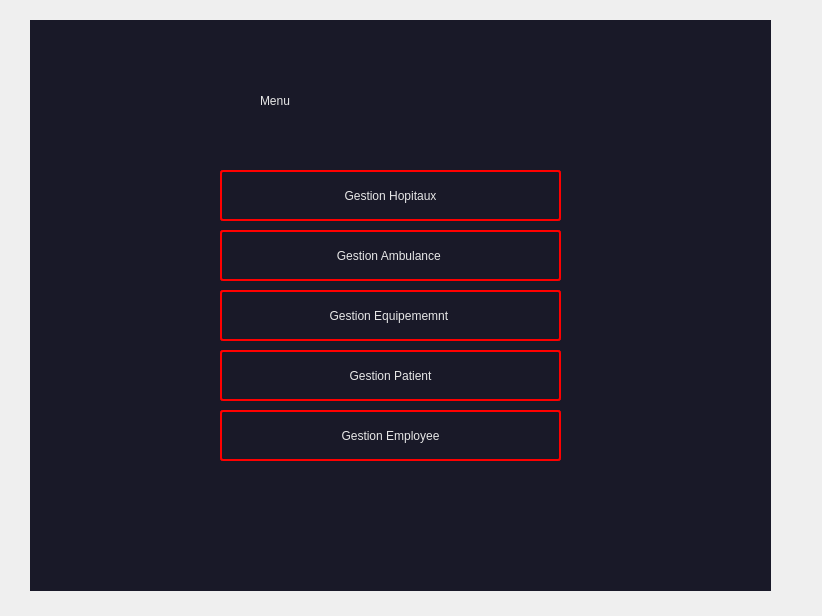
<?xml version="1.0" encoding="UTF-8"?>
<ui version="4.0">
 <class>menu</class>
 <widget class="QDialog" name="menu">
  <property name="geometry">
   <rect>
    <x>0</x>
    <y>0</y>
    <width>822</width>
    <height>616</height>
   </rect>
  </property>
  <property name="windowTitle">
   <string>Menu</string>
  </property>
  <property name="windowIcon">
   <iconset resource="logo.qrc">
    <normaloff>:/new/prefix1/ambulancee.png</normaloff>:/new/prefix1/ambulancee.png</iconset>
  </property>
  <widget class="QWidget" name="widget" native="true">
   <property name="geometry">
    <rect>
     <x>30</x>
     <y>20</y>
     <width>741</width>
     <height>571</height>
    </rect>
   </property>
   <property name="styleSheet">
    <string notr="true">.QWidget{background-color:rgb(25,25, 40); }</string>
   </property>
   <widget class="QPushButton" name="pushButton_6">
    <property name="geometry">
     <rect>
      <x>190</x>
      <y>150</y>
      <width>341</width>
      <height>51</height>
     </rect>
    </property>
    <property name="styleSheet">
     <string notr="true">color: rgb(231, 231, 231);
font: 17pt &quot;Verdana&quot;;
border: 2px solid red;
padding: 5px;
border-radius: 3px;
opacity: 200;</string>
    </property>
    <property name="text">
     <string>Gestion Hopitaux</string>
    </property>
   </widget>
   <widget class="QPushButton" name="pushButton_3">
    <property name="geometry">
     <rect>
      <x>190</x>
      <y>390</y>
      <width>341</width>
      <height>51</height>
     </rect>
    </property>
    <property name="styleSheet">
     <string notr="true">color: rgb(231, 231, 231);
font: 17pt &quot;Verdana&quot;;
border: 2px solid red;
padding: 5px;
border-radius: 3px;
opacity: 200;</string>
    </property>
    <property name="text">
     <string>Gestion Employee</string>
    </property>
   </widget>
   <widget class="QPushButton" name="pushButton_4">
    <property name="geometry">
     <rect>
      <x>190</x>
      <y>330</y>
      <width>341</width>
      <height>51</height>
     </rect>
    </property>
    <property name="styleSheet">
     <string notr="true">color: rgb(231, 231, 231);
font: 17pt &quot;Verdana&quot;;
border: 2px solid red;
padding: 5px;
border-radius: 3px;
opacity: 200;</string>
    </property>
    <property name="text">
     <string>Gestion Patient</string>
    </property>
   </widget>
   <widget class="QPushButton" name="pushButton_2">
    <property name="geometry">
     <rect>
      <x>190</x>
      <y>270</y>
      <width>341</width>
      <height>51</height>
     </rect>
    </property>
    <property name="styleSheet">
     <string notr="true">color: rgb(231, 231, 231);
font: 17pt &quot;Verdana&quot;;
border: 2px solid red;
padding: 5px;
border-radius: 3px;
opacity: 200;</string>
    </property>
    <property name="text">
     <string>Gestion Equipememnt </string>
    </property>
   </widget>
   <widget class="QPushButton" name="pushButton">
    <property name="geometry">
     <rect>
      <x>190</x>
      <y>210</y>
      <width>341</width>
      <height>51</height>
     </rect>
    </property>
    <property name="styleSheet">
     <string notr="true">color: rgb(231, 231, 231);
font: 17pt &quot;Verdana&quot;;
border: 2px solid red;
padding: 5px;
border-radius: 3px;
opacity: 200;</string>
    </property>
    <property name="text">
     <string>Gestion Ambulance </string>
    </property>
   </widget>
   <widget class="QLabel" name="label">
    <property name="geometry">
     <rect>
      <x>230</x>
      <y>40</y>
      <width>271</width>
      <height>81</height>
     </rect>
    </property>
    <property name="styleSheet">
     <string notr="true">font: 59pt &quot;Century&quot;;
color: rgb(231, 231, 231);</string>
    </property>
    <property name="text">
     <string>Menu</string>
    </property>
   </widget>
  </widget>
 </widget>
 <resources>
  <include location="logo.qrc"/>
 </resources>
 <connections/>
</ui>
